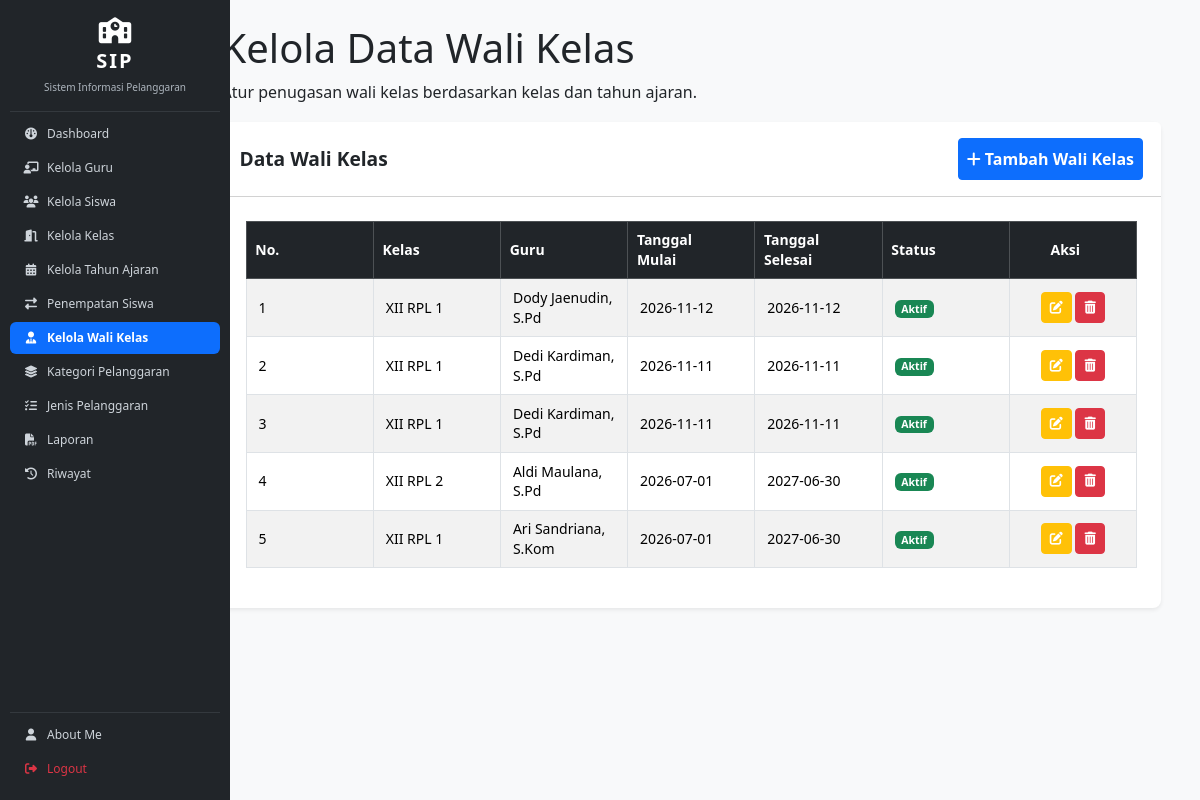
/kelola_walikelas.php (signed in), run on an earlier commit of the app's database.
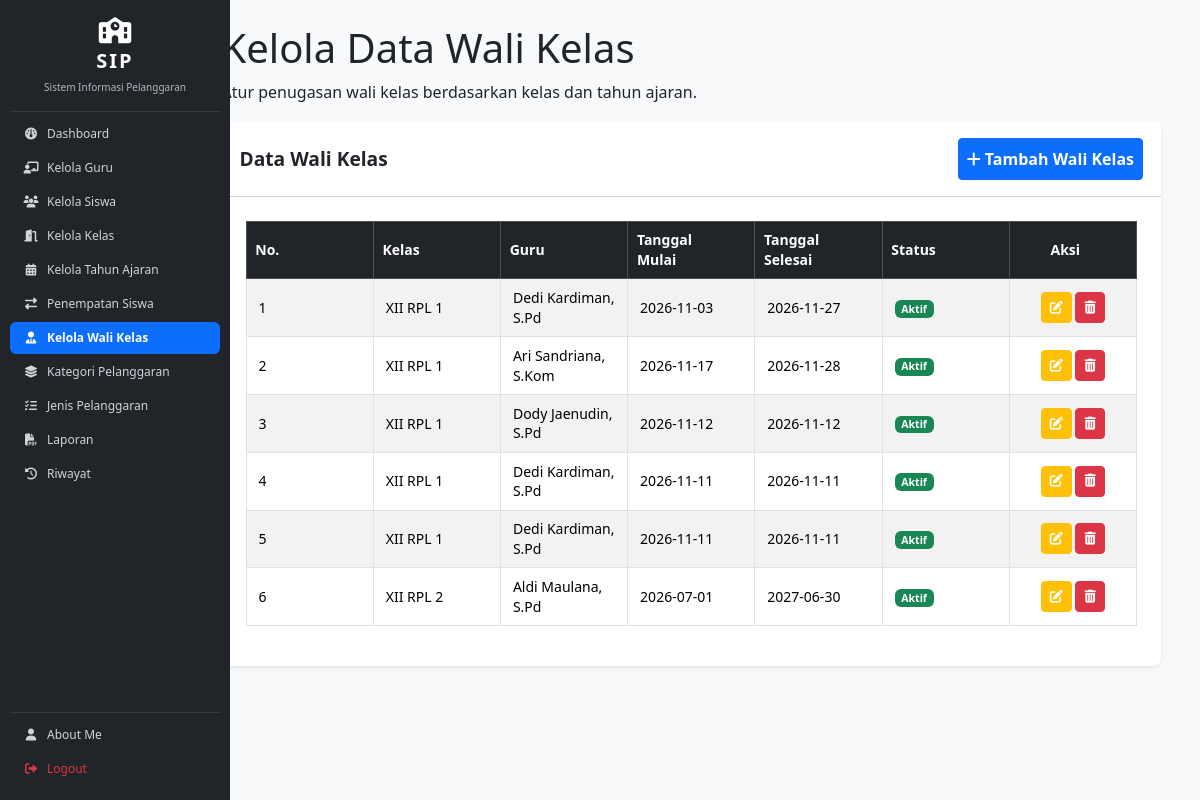
And on a later commit of the database.
### tables this page shows
CREATE TABLE `t_wali_kelas` (
  `id` int(11) NOT NULL,
  `tahun_ajaran_id` int(11) DEFAULT NULL,
  `kelas_id` int(11) DEFAULT NULL,
  `guru_id` int(11) DEFAULT NULL,
  `user_id` int(11) NOT NULL,
  `tanggal_mulai` date NOT NULL,
  `tanggal_selesai` date NOT NULL,
  `status_aktif` tinyint(1) NOT NULL,
  `created_at` timestamp NOT NULL DEFAULT current_timestamp() ON UPDATE current_timestamp(),
  `updated_at` timestamp NOT NULL DEFAULT current_timestamp()
);

CREATE TABLE `t_kelas` (
  `id` int(11) NOT NULL,
  `nama` varchar(100) DEFAULT NULL,
  `tingkat` varchar(20) NOT NULL,
  `jurusan` varchar(100) NOT NULL,
  `status_aktif` tinyint(1) NOT NULL,
  `created_at` timestamp NOT NULL DEFAULT current_timestamp(),
  `updated_at` timestamp NOT NULL DEFAULT current_timestamp()
);

CREATE TABLE `t_guru` (
  `id` int(11) NOT NULL,
  `nip` varchar(30) NOT NULL,
  `nama` varchar(150) DEFAULT NULL,
  `email` varchar(150) NOT NULL,
  `status_aktif` tinyint(1) NOT NULL,
  `user_id` int(11) NOT NULL,
  `created_at` timestamp NOT NULL DEFAULT current_timestamp(),
  `updated_at` timestamp NOT NULL DEFAULT current_timestamp()
);

### kelola_walikelas.php (the view, shortened to what the changed rows need)
<?php
include 'config/koneksi.php';
$sql = "SELECT
            w.*,
            k.nama AS nama_kelas,
            g.nama AS nama_guru
        FROM t_wali_kelas w
        LEFT JOIN t_kelas k ON w.kelas_id = k.id
        LEFT JOIN t_guru g ON w.guru_id = g.id
        ORDER BY w.id DESC";
$hasil = mysqli_query($koneksi, $sql);
?>
<!DOCTYPE html>
<html lang="id">
<head>
    <link href="https://cdn.jsdelivr.net/npm/bootstrap@5.3.3/dist/css/bootstrap.min.css" rel="stylesheet">
    <link rel="stylesheet" href="https://cdnjs.cloudflare.com/ajax/libs/font-awesome/6.4.0/css/all.min.css">
    <link href="https://cdn.datatables.net/2.3.4/css/dataTables.bootstrap5.min.css" rel="stylesheet">
    <link rel="stylesheet" href="layout/style.css">
</head>
<body class="bg-light">
<div class="container-fluid">
    <div class="row">
        <?php include 'layout/sidebar.php'; ?>
        <main class="col-md-9 ms-sm-auto col-lg-10 p-4">
            <header class="admin-page-header">
                <h1>Kelola Data Wali Kelas</h1>
            </header>
            <div class="card shadow-sm border-0 rounded-3 mb-5">
                <div class="card-body p-4">
                    <div class="table-responsive">
                        <table id="tabelWaliKelas"
                            class="table table-striped table-bordered table-hover align-middle w-100 admin-walikelas-table">
                            <thead class="table-dark">
                                <tr>
                                    <th>No.</th>
                                    <th>Kelas</th>
                                    <th>Guru</th>
                                    <th>Tanggal Mulai</th>
                                    <th>Tanggal Selesai</th>
                                    <th>Status</th>
                                    <th class="text-center">Aksi</th>
                                </tr>
                            </thead>
                            <tbody>
                                <?php
                                $no = 1;
                                while ($row = mysqli_fetch_assoc($hasil)) {
                                ?>
                                <tr>
                                    <td><?= $no++; ?></td>
                                    <td>
                                        <?= htmlspecialchars($row['nama_kelas'] ?? '-'); ?>
                                    </td>
                                    <td>
                                        <?= htmlspecialchars($row['nama_guru'] ?? '-'); ?>
                                    </td>
                                    <td>
                                        <?= htmlspecialchars($row['tanggal_mulai'] ?? '-'); ?>
                                    </td>
                                    <td>
                                        <?= htmlspecialchars($row['tanggal_selesai'] ?? '-'); ?>
                                    </td>
                                    <td>
                                        <?php if ($row['status_aktif'] == 1) { ?>
                                            <span class="badge bg-success">Aktif</span>
                                        <?php } else { ?>
                                            <span class="badge bg-danger">Tidak Aktif</span>
                                        <?php } ?>
                                    </td>
                                    <td class="text-center text-nowrap">
                                        <a href="edit_walikelas.php?id=<?= urlencode($row['id']); ?>"
                                            class="btn btn-warning btn-sm text-white"
                                            title="Edit">
                                            <i class="fa-solid fa-pen-to-square"></i>
                                        </a>
                                        <a href="hapus_walikelas.php?id=<?= urlencode($row['id']); ?>"
                                            class="btn btn-danger btn-sm"
                                            title="Hapus"
                                            onclick="return confirm('Yakin ingin menghapus data wali kelas ini?');">
                                            <i class="fa-solid fa-trash-can"></i>
                                        </a>
                                    </td>
                                </tr>
                                <?php } ?>
                            </tbody>
                        </table>
                    </div>
                </div>
            </div>
        </main>
    </div>
</div>
</body>
</html>

What changed in the data, as far as the page shows it:
removed t_wali_kelas: kelas.nama "XII RPL 1", guru.nama "Ari Sandriana, S.Kom", tanggal_mulai "2026-07-01", tanggal_selesai "2027-06-30", status_aktif "Aktif"
added t_wali_kelas: kelas.nama "XII RPL 1", guru.nama "Dedi Kardiman, S.Pd", tanggal_mulai "2026-11-03", tanggal_selesai "2026-11-27", status_aktif "Aktif"
added t_wali_kelas: kelas.nama "XII RPL 1", guru.nama "Ari Sandriana, S.Kom", tanggal_mulai "2026-11-17", tanggal_selesai "2026-11-28", status_aktif "Aktif"
